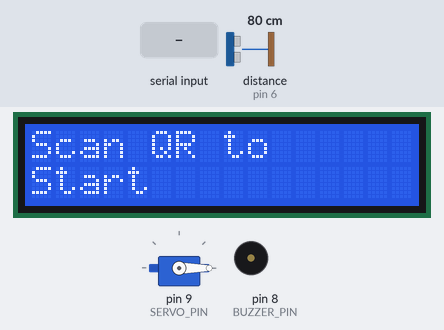
This sketch was run on a simulated Arduino Uno, built with avr-gcc and run on an emulated ATmega328P. Shown: 16×2 character LCD, servo, buzzer (waves = sounding, pin HIGH). Wiring (inferred from the names in the program): ultrasonic range finder: trigger pin 7; echo pin 6. The test bench sets the inputs (shaded band); at power-on: distance to the obstacle (sensor on pin 6) 80 cm. The echo pulse lasts 58.3 µs per cm; pins used as bus, display or sensor lines are not drawn; what the sketch prints to the serial monitor is not drawn.

Above: at 1.5 s.
1.6 s: "OBSTACLE:1\n" received over Serial
At 3.5 s:
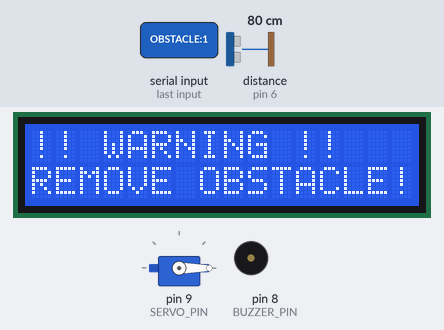
3.8 s: "ACCEPTED\n" received over Serial
At 4.4 s:
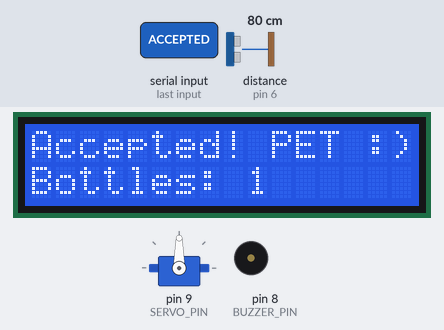
6.8 s: "STUDENT:\n" received over Serial
At 7.7 s:
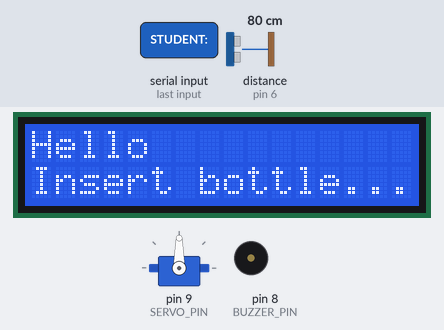
9.8 s: "SESSION_END\n" received over Serial
At 10.1 s:
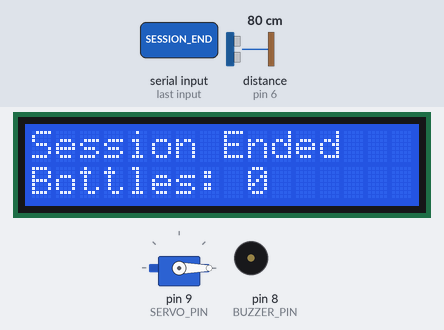
12.8 s: "REJECTED:\n" received over Serial
At 13.9 s:
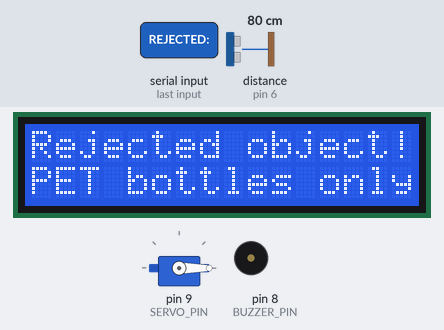
15.8 s: "ERROR:\n" received over Serial
At 17.3 s:
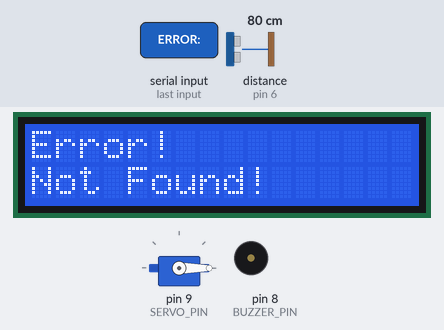
Timing chart, 0 to 18.8 s (numbered marks = the images above; inputs shaded):
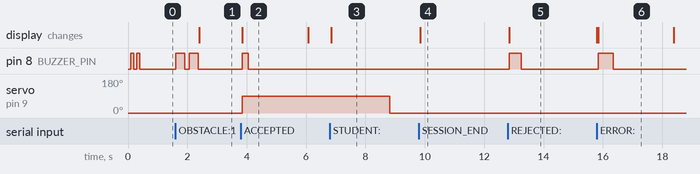

The sketch:

bottle_sensor.ino
```cpp
/*
 * ============================================================
 *  T2T - BOTTLE SENSOR ARDUINO (Arduino #1)
 *  COM4 (FTDI)
 * ============================================================
 *  RESPONSIBILITIES:
 *    • 1602 I2C LCD display
 *    • HC-SR04 Ultrasonic sensor  (bottle presence detection)
 *    • Servo motor                (bottle gate — pin 9)
 *    • Buzzer  (audio feedback)
 *    • HardwareSerial (USB / COM4): talk to bridge.py
 *
 *  WHAT THIS ARDUINO DOES NOT DO:
 *    • No QR     — QR is on qr_arduino
 *    • No IR / capacitive — those are on qr_arduino
 *
 *  PROTOCOL  (bridge.py ↔ this Arduino)
 *  <- STUDENT:<name>:<studentID>   start session, show welcome
 *  <- ERROR:notfound               show error on LCDs
 *  <- ACCEPTED                     bridge confirmed PET — play accept tone, update count
 *  <- REJECTED:<reason>            bridge rejected (GLASS/METAL) — play reject tone, show reason
 *  <- OBSTACLE:1 / OBSTACLE:0      IR alert from qr_arduino relayed by bridge
 *  -> BOTTLE_DETECTED:<studentID>  bottle present on leading edge — bridge decides accept/reject
 *  -> SESSION_START:<studentID>
 *  -> SESSION_END:<studentID>
 * ============================================================
 */

#include <LiquidCrystal_I2C.h>
#include <Servo.h>

// ===== PIN CONFIGURATION =====
#define LCD_ADDR        0x27   // Try 0x3F if display stays blank
#define LCD_COLS        16
#define LCD_ROWS        2

#define BUZZER_PIN      8
#define SERVO_PIN       9
#define ULTRASONIC_TRIG 7
#define ULTRASONIC_ECHO 6

#define MIN_BOTTLE_CM   5
#define MAX_BOTTLE_CM   30

#define SERVO_OPEN_ANGLE  90   // degrees when gate is open (PET accepted)
#define SERVO_CLOSE_ANGLE  0   // degrees when gate is closed
#define GATE_OPEN_MS    5000   // ms gate stays open before auto-close

// ===== TIMING =====
#define SESSION_TIMEOUT  45000UL  // 45 s idle → auto logout
#define MAX_BOTTLES      10       // max bottles per session
#define BOTTLE_COOLDOWN  2500UL   // ms to wait before detecting next bottle

// ===== OBJECTS =====
LiquidCrystal_I2C lcd(LCD_ADDR, LCD_COLS, LCD_ROWS);
Servo             gateServo;

// ===== STATE =====
String        studentID        = "";
String        studentName      = "";
bool          sessionActive    = false;
int           bottleCount      = 0;
unsigned long lastActivity     = 0;
unsigned long lastBottleTime   = 0;
bool          bottleWasPresent = false;
bool          obstacleBlocked  = false;
bool          waitingForResult  = false;  // true after BOTTLE_DETECTED sent, waiting for ACCEPTED/REJECTED
bool          pendingEndSession = false;  // endSession() will be called after screen hold
bool          gateOpen         = false;  // current servo state
unsigned long gateOpenedAt     = 0;      // millis() when gate was opened
unsigned long screenRevertAt    = 0;     // millis() when to switch away from temp screen (0 = none)
unsigned long lastDebugPrint    = 0;

// ===================================================
//  SETUP
// ===================================================
void setup() {
  Serial.begin(9600);
  Serial.setTimeout(50);   // 50 ms is enough for a 9600-baud \n-terminated message

  lcd.init();
  lcd.backlight();
  showIdleScreen();

  gateServo.attach(SERVO_PIN);
  gateServo.write(SERVO_CLOSE_ANGLE);   // gate closed at startup
  gateOpen = false;

  pinMode(BUZZER_PIN,      OUTPUT);
  pinMode(ULTRASONIC_TRIG, OUTPUT);
  pinMode(ULTRASONIC_ECHO, INPUT);

  // Startup beep
  beep(100);
  delay(100);
  beep(100);

  Serial.println("READY");
}

// ===================================================
//  MAIN LOOP
// ===================================================
void loop() {
  readBridge();

  // ── Non-blocking screen revert ──────────────────────────
  if (screenRevertAt > 0 && millis() >= screenRevertAt) {
    screenRevertAt = 0;
    if (pendingEndSession) {
      pendingEndSession = false;
      endSession();
    } else if (sessionActive) {
      showWelcomeScreen();
    } else {
      showIdleScreen();
    }
  }

  // ── Auto-close gate after GATE_OPEN_MS ────────────────
  if (gateOpen && (millis() - gateOpenedAt >= GATE_OPEN_MS)) {
    gateServo.write(SERVO_CLOSE_ANGLE);
    gateOpen = false;
  }

  if (sessionActive) {
    checkSessionTimeout();
    if (!obstacleBlocked && !waitingForResult) {
      checkBottle();
    }
  }

  // Distance debug every 500 ms
  if (millis() - lastDebugPrint >= 500) {
    float d = measureDistance();
    Serial.print("[DIST] ");
    Serial.print(d);
    Serial.print(" cm | session:");
    Serial.print(sessionActive ? "Y" : "N");
    Serial.print(" | blocked:");
    Serial.println(obstacleBlocked ? "Y" : "N");
    lastDebugPrint = millis();
  }

  delay(10);   // small yield — keeps loop responsive without blocking serial
}

// ===================================================
//  LCD HELPERS
// ===================================================

// ===================================================
//  BUZZER HELPER
//  Works for ACTIVE buzzers (common cheap buzzers that
//  buzz at fixed pitch when powered HIGH).
//  tone() conflicts with Servo.h on some boards — this
//  approach is always reliable.
// ===================================================
void beep(int durationMs) {
  digitalWrite(BUZZER_PIN, HIGH);
  delay(durationMs);
  digitalWrite(BUZZER_PIN, LOW);
}

void beepTwice(int onMs, int gapMs) {
  beep(onMs);
  delay(gapMs);
  beep(onMs);
}
void lcdLine(uint8_t row, String text) {
  while ((int)text.length() < LCD_COLS) text += ' ';
  text = text.substring(0, LCD_COLS);
  lcd.setCursor(0, row);
  lcd.print(text);
}

void showIdleScreen() {
  lcd.clear();
  lcdLine(0, "Scan QR to");
  lcdLine(1, "Start");
}

void showWelcomeScreen() {
  lcd.clear();
  lcdLine(0, "Hello " + studentName);
  lcdLine(1, "Insert bottle...");
}

void showScanningScreen() {
  lcd.clear();
  lcdLine(0, "Scanning...");
  lcdLine(1, "Please wait");
}

void showAcceptedScreen() {
  lcd.clear();
  lcdLine(0, "Accepted! PET :)");
  lcdLine(1, "Bottles: " + String(bottleCount));
}

void showRejectedScreen(String reason) {
  lcd.clear();
  lcdLine(0, "Rejected object!");
  lcdLine(1, "PET bottles only");
}

void showSessionEndScreen() {
  lcd.clear();
  lcdLine(0, "Session Ended");
  lcdLine(1, "Bottles: " + String(bottleCount));
}

void showErrorScreen(String msg) {
  lcd.clear();
  lcdLine(0, "Error!");
  lcdLine(1, msg);
}

// ===================================================
//  READ FROM BRIDGE
// ===================================================
void readBridge() {
  if (!Serial.available()) return;

  String line = Serial.readStringUntil('\n');
  line.trim();

  if (line.startsWith("STUDENT:")) {
    // STUDENT:<name>:<studentID>
    String payload = line.substring(8);
    int sep = payload.lastIndexOf(':');
    if (sep != -1) {
      studentName = payload.substring(0, sep);
      studentID   = payload.substring(sep + 1);
    } else {
      studentName = payload;
      studentID   = payload;
    }
    startSession();

  } else if (line == "ACCEPTED") {
    // Bridge confirmed bottle is PET — open gate
    bottleCount++;
    lastActivity     = millis();
    lastBottleTime   = millis();
    waitingForResult = false;
    gateServo.write(SERVO_OPEN_ANGLE);
    gateOpen     = true;
    gateOpenedAt = millis();
    showAcceptedScreen();
    beep(200);
    if (bottleCount >= MAX_BOTTLES) {
      pendingEndSession = true;
    }
    screenRevertAt = millis() + 2000;

  } else if (line.startsWith("REJECTED:")) {
    // Bridge rejected bottle (not PET) — gate stays closed
    String reason = line.substring(9);
    waitingForResult = false;
    lastBottleTime   = millis();
    gateServo.write(SERVO_CLOSE_ANGLE);   // ensure closed
    gateOpen = false;
    showRejectedScreen(reason);
    beep(400);
    screenRevertAt = millis() + 2500;

  } else if (line == "OBSTACLE:1") {
    obstacleBlocked = true;
    beepTwice(300, 150);
    lcdLine(0, "!! WARNING !!");
    lcdLine(1, "REMOVE OBSTACLE!");

  } else if (line == "OBSTACLE:0") {
    obstacleBlocked = false;
    beep(150);
    if (sessionActive) showWelcomeScreen();
    else               showIdleScreen();

  } else if (line.startsWith("ERROR:")) {
    showErrorScreen("Not Found!");
    beep(500);
    screenRevertAt = millis() + 2000;

  } else if (line == "SESSION_END") {
    endSession();
  }
}

// ===================================================
//  SESSION MANAGEMENT
// ===================================================
void startSession() {
  sessionActive     = true;
  bottleCount       = 0;
  bottleWasPresent  = false;
  waitingForResult  = false;
  pendingEndSession = false;
  screenRevertAt    = 0;    // cancel any pending revert from previous session
  lastActivity      = millis();
  lastBottleTime    = 0;

  showWelcomeScreen();
  Serial.println("SESSION_START:" + studentID);
}

void checkSessionTimeout() {
  if (millis() - lastActivity >= SESSION_TIMEOUT) {
    endSession();
  }
}

void endSession() {
  showSessionEndScreen();
  Serial.println("SESSION_END:" + studentID);

  // Ensure gate is closed when session ends
  gateServo.write(SERVO_CLOSE_ANGLE);
  gateOpen = false;

  studentID         = "";
  studentName       = "";
  bottleCount       = 0;
  sessionActive     = false;
  bottleWasPresent  = false;
  waitingForResult  = false;
  pendingEndSession = false;
  lastActivity      = 0;

  // Show end screen for 3 s then revert to idle (non-blocking)
  screenRevertAt = millis() + 3000;
}

// ===================================================
//  ULTRASONIC BOTTLE DETECTION
// ===================================================
float measureDistance() {
  digitalWrite(ULTRASONIC_TRIG, LOW);
  delayMicroseconds(2);
  digitalWrite(ULTRASONIC_TRIG, HIGH);
  delayMicroseconds(10);
  digitalWrite(ULTRASONIC_TRIG, LOW);

  long dur = pulseIn(ULTRASONIC_ECHO, HIGH, 30000UL);
  if (dur == 0) return 999.0;
  return (dur * 0.034f) / 2.0f;
}

bool bottlePresent() {
  float d = measureDistance();
  return (d >= MIN_BOTTLE_CM && d <= MAX_BOTTLE_CM);
}

// Edge-triggered: fires once when bottle first appears
void checkBottle() {
  bool present = bottlePresent();

  if (present && !bottleWasPresent) {
    unsigned long now = millis();
    if (now - lastBottleTime >= BOTTLE_COOLDOWN) {
      // Notify bridge — bridge will ask qr_arduino for material
      showScanningScreen();
      Serial.println("BOTTLE_DETECTED:" + studentID);
      waitingForResult = true;
      lastActivity     = millis();
    }
  }

  bottleWasPresent = present;
}
```

Measured:
- after the input at 1.6 s, pin 8 (BUZZER_PIN): alternates HIGH for 0.30 s and LOW for 0.15 s, 4 changes in all, then stays LOW, starting at once; the display: changes after 0.79 s (image 1)
- after the input at 3.8 s, pin 8 (BUZZER_PIN): LOW → HIGH at once, → LOW 0.20 s later; servo on pin 9 (SERVO_PIN): 0° → 90° at once; the display: changes at once (image 2)
- after the input at 6.8 s, the display: changes at once (image 3)
- after the input at 9.8 s, the display: changes after 0.05 s (image 4)
- after the input at 12.8 s, pin 8 (BUZZER_PIN): LOW → HIGH after 0.05 s, → LOW 0.40 s later; the display: changes after 0.05 s (image 5)
- after the input at 15.8 s, pin 8 (BUZZER_PIN): LOW → HIGH at once, → LOW 0.50 s later; the display: changes at once (image 6)
- what the display in image 2 shows lasts 2.3 s, from 3.8 s to 6.1 s
